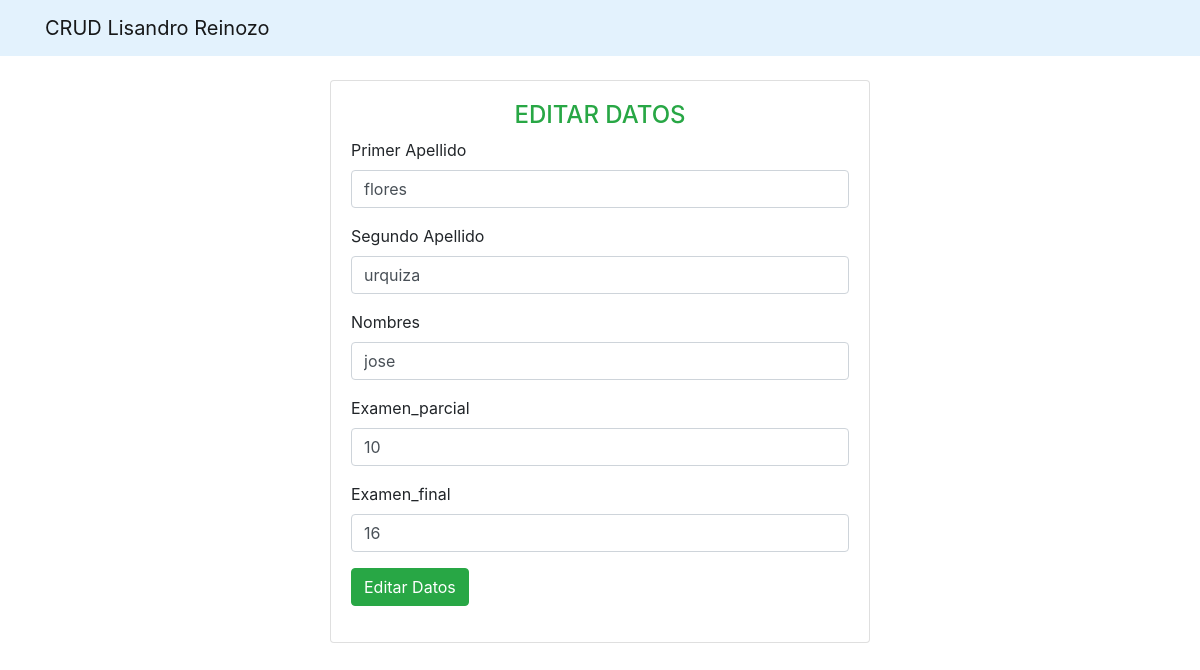
The app's page /editar.php?id=3 with its own data.
### tables this page shows
CREATE TABLE `alumno` (
  `id_alumno` int(10) NOT NULL,
  `primer_apellido` varchar(50) NOT NULL,
  `segundo_apellido` varchar(50) NOT NULL,
  `nombres` varchar(50) NOT NULL,
  `examen_parcial` int(10) NOT NULL,
  `examen_final` int(10) NOT NULL
);

### editar.php (the view, shortened to what this page needs)
<?php
$codigo=$_GET['id'];
include 'model/conexion.php';
$sentencia =$bd->prepare("SELECT * FROM alumno WHERE id_alumno=?;");
$resultado = $sentencia->execute([$codigo]);
$alumno = $sentencia->fetch(PDO::FETCH_OBJ);
?>
<!DOCTYPE html>
<html lang="en">
<head>
    <link rel="stylesheet" href="https://maxcdn.bootstrapcdn.com/bootstrap/4.0.0/css/bootstrap.min.css">
    <link rel="stylesheet" href="https://pro.fontawesome.com/releases/v5.10.0/css/all.css"/>
</head>
<body>
<nav class="navbar navbar-light" style="background-color: #e3f2fd;">
     <div class="container">
         <a href="index.php" class="navbar-brand">CRUD Lisandro Reinozo</a>
     </div>
 </nav>
 <br>
 <div class="container p-10">
 <div class="row">
     <div class="col-md-6 mx-auto">
         <div class="card card-body">
             <h4 class="text-success text-center">EDITAR DATOS</h4>
             <form action="editarProceso.php" method="POST">
                     <div class="form-group">
                         <label for="primer_apellido">Primer Apellido</label>
                         <input type="text" name="pr_ap" class="form-control" value="<?php echo $alumno->primer_apellido?>" autofocus>
                     </div>
                     <div class="form-group">
                     <label for="segundo_apellido">Segundo Apellido</label>
                         <input type="text" name="sg_ap" class="form-control" value="<?php echo $alumno->segundo_apellido?>" >
                     </div>
                     <div class="form-group">
                     <label for="nombre">Nombres</label>
                         <input type="text" name="nombre" class="form-control" value="<?php echo $alumno->nombres?>" >
                     </div>
                     <div class="form-group">
                     <label for="examen_Parcial">Examen_parcial</label>
                         <input type="number" name="ex_parcial" class="form-control" value="<?php echo $alumno->examen_parcial?>" >
                     </div>
                     <div class="form-group">
                     <label for="Examen_final">Examen_final</label>
                         <input type="number" name="ex_final" class="form-control" value="<?php echo $alumno->examen_final?>" >
                     </div>
                     <div class="form-group">
                         <input type="submit" name="enviar_datos" class="btn btn-success" value="Editar Datos">
                     </div>
                 </form>
         </div>
     </div>
 </div>
 </div>
</body>
</html>

### records on screen
alumno: pr_ap "flores", sg_ap "urquiza", nombre "jose", ex_parcial "10", ex_final "16"
